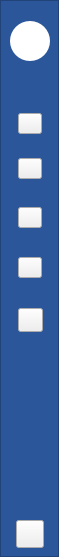
    <widget class="QFrame" name="left">
     <property name="styleSheet">
      <string notr="true">
background-color:#2B579A;
text-align: left;</string>
     </property>
     <property name="frameShape">
      <enum>QFrame::StyledPanel</enum>
     </property>
     <property name="frameShadow">
      <enum>QFrame::Raised</enum>
     </property>
     <widget class="QLabel" name="headImg">
      <property name="geometry">
       <rect>
        <x>10</x>
        <y>21</y>
        <width>40</width>
        <height>40</height>
       </rect>
      </property>
      <property name="minimumSize">
       <size>
        <width>40</width>
        <height>40</height>
       </size>
      </property>
      <property name="maximumSize">
       <size>
        <width>40</width>
        <height>40</height>
       </size>
      </property>
      <property name="styleSheet">
       <string notr="true">border-radius: 20px;
background-color: #fff;</string>
      </property>
      <property name="text">
       <string/>
      </property>
     </widget>
     <widget class="QToolButton" name="kpButton">
      <property name="geometry">
       <rect>
        <x>18</x>
        <y>113</y>
        <width>24</width>
        <height>21</height>
       </rect>
      </property>
      <property name="cursor">
       <cursorShape>PointingHandCursor</cursorShape>
      </property>
      <property name="styleSheet">
       <string notr="true">QToolButton {
background-color: none;
image: url(:/close/img/close/Chat_close_unselected.png);
}

QToolButton:hover {
image: url(:/selected/img/selected/Chat_selected.png);
}

QToolButton:checked {
image: url(:/selected/img/selected/Chat_selected.png);
}</string>
      </property>
      <property name="text">
       <string/>
      </property>
      <property name="checkable">
       <bool>true</bool>
      </property>
      <property name="checked">
       <bool>false</bool>
      </property>
     </widget>
     <widget class="QToolButton" name="pmButton">
      <property name="geometry">
       <rect>
        <x>18</x>
        <y>158</y>
        <width>24</width>
        <height>21</height>
       </rect>
      </property>
      <property name="cursor">
       <cursorShape>PointingHandCursor</cursorShape>
      </property>
      <property name="styleSheet">
       <string notr="true">QToolButton {
background-color: none;
	image: url(:/close/img/close/Rank_close_unselect.png);
}

QToolButton:hover {
	image: url(:/selected/img/selected/Rank_selected.png);
}

QToolButton:checked {
image: url(:/selected/img/selected/Rank_selected.png);
}</string>
      </property>
      <property name="text">
       <string/>
      </property>
      <property name="iconSize">
       <size>
        <width>24</width>
        <height>21</height>
       </size>
      </property>
      <property name="checkable">
       <bool>true</bool>
      </property>
      <property name="checked">
       <bool>false</bool>
      </property>
     </widget>
     <widget class="QToolButton" name="tjButton">
      <property name="geometry">
       <rect>
        <x>18</x>
        <y>207</y>
        <width>24</width>
        <height>21</height>
       </rect>
      </property>
      <property name="cursor">
       <cursorShape>PointingHandCursor</cursorShape>
      </property>
      <property name="styleSheet">
       <string notr="true">QToolButton {
background-color: none;
	image: url(:/close/img/close/Study_close_unselected.png);
}

QToolButton:hover {
	image: url(:/selected/img/selected/Study_selected.png);
}

QToolButton:checked {
image: url(:/selected/img/selected/Study_selected.png);
}</string>
      </property>
      <property name="text">
       <string/>
      </property>
      <property name="checkable">
       <bool>true</bool>
      </property>
     </widget>
     <widget class="QToolButton" name="scButton">
      <property name="geometry">
       <rect>
        <x>18</x>
        <y>257</y>
        <width>24</width>
        <height>21</height>
       </rect>
      </property>
      <property name="cursor">
       <cursorShape>PointingHandCursor</cursorShape>
      </property>
      <property name="styleSheet">
       <string notr="true">QToolButton {
background-color: none;
	image: url(:/close/img/close/Collect_close_unselected.png);
}

QToolButton:hover {
	image: url(:/selected/img/selected/Collect_selected.png);
}

QToolButton:checked {
image: url(:/selected/img/selected/Collect_selected.png);
}</string>
      </property>
      <property name="text">
       <string/>
      </property>
      <property name="checkable">
       <bool>true</bool>
      </property>
     </widget>
     <widget class="QToolButton" name="setButton">
      <property name="geometry">
       <rect>
        <x>18</x>
        <y>308</y>
        <width>25</width>
        <height>24</height>
       </rect>
      </property>
      <property name="cursor">
       <cursorShape>PointingHandCursor</cursorShape>
      </property>
      <property name="styleSheet">
       <string notr="true">QToolButton {
background-color: none;
	image: url(:/close/img/close/Setting_close_unselected.png);
}

QToolButton:hover {
	image: url(:/selected/img/selected/Setting_selected.png);
}

QToolButton:checked {
	image: url(:/selected/img/selected/Setting_selected.png);
}</string>
      </property>
      <property name="text">
       <string/>
      </property>
      <property name="checkable">
       <bool>true</bool>
      </property>
     </widget>
     <widget class="QToolButton" name="unfoldButton">
      <property name="geometry">
       <rect>
        <x>16</x>
        <y>520</y>
        <width>28</width>
        <height>28</height>
       </rect>
      </property>
      <property name="cursor">
       <cursorShape>PointingHandCursor</cursorShape>
      </property>
      <property name="styleSheet">
       <string notr="true">QToolButton {
background-color: none;
	image: url(:/chatting/img/Chatting/turnright.png);
}

</string>
      </property>
      <property name="text">
       <string/>
      </property>
      <property name="checkable">
       <bool>true</bool>
      </property>
     </widget>
    </widget>
